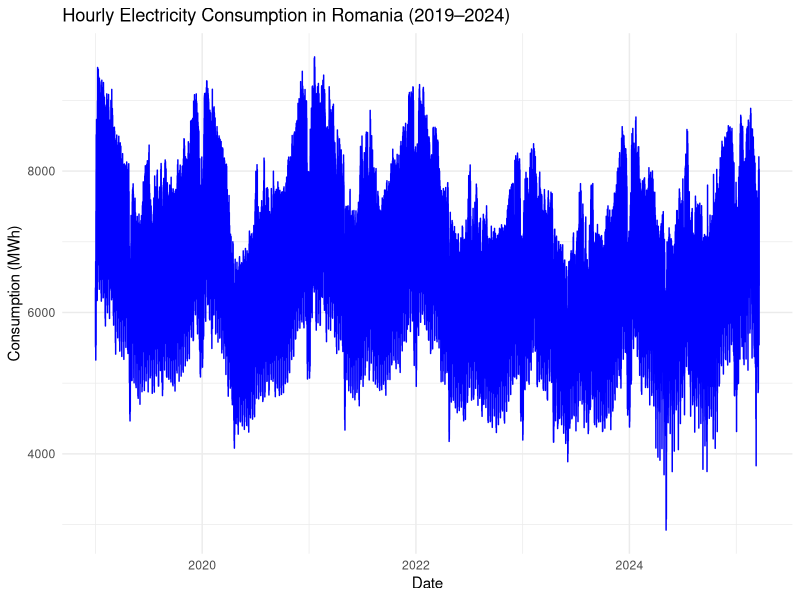
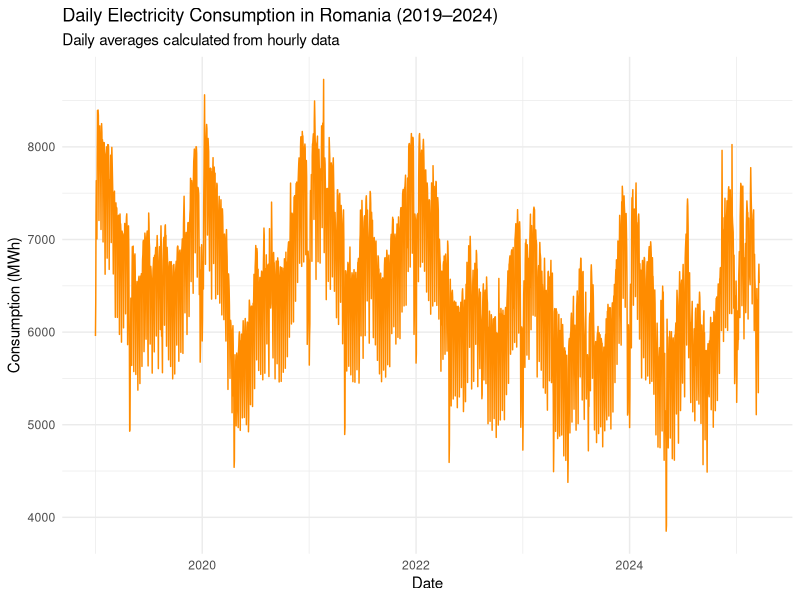
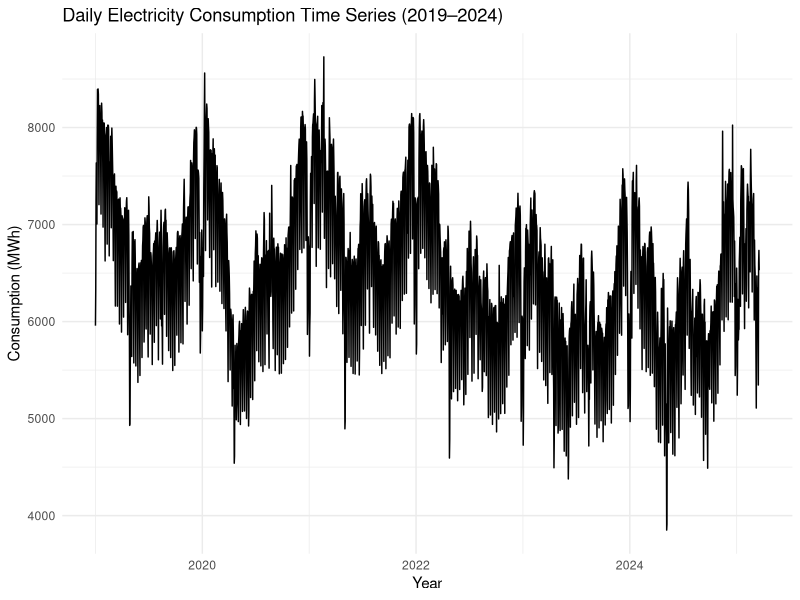
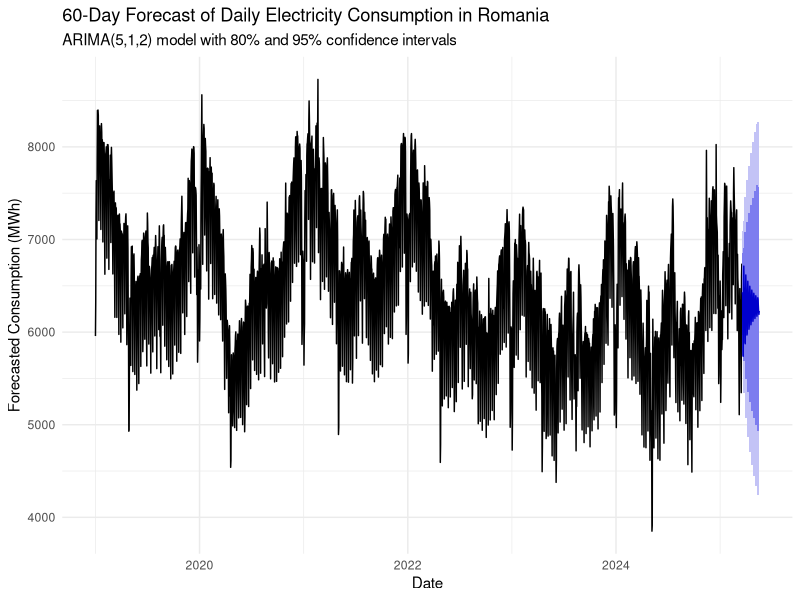
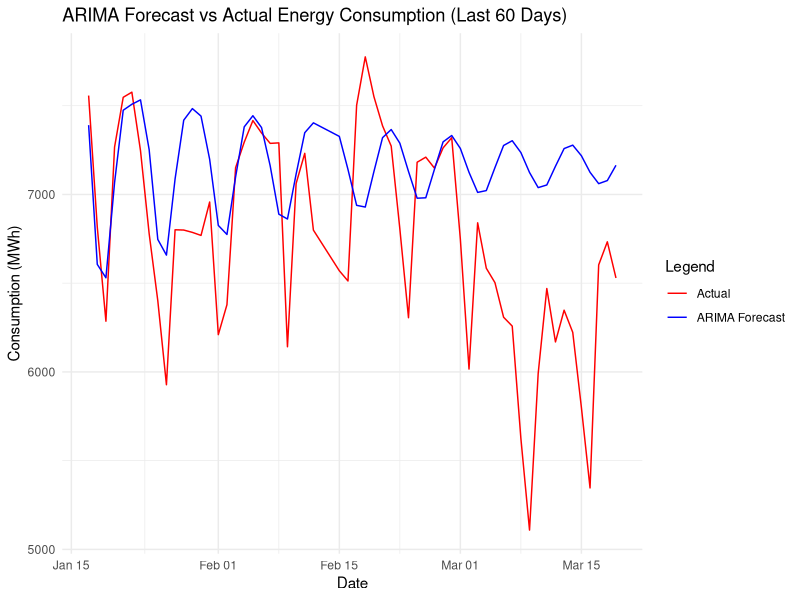
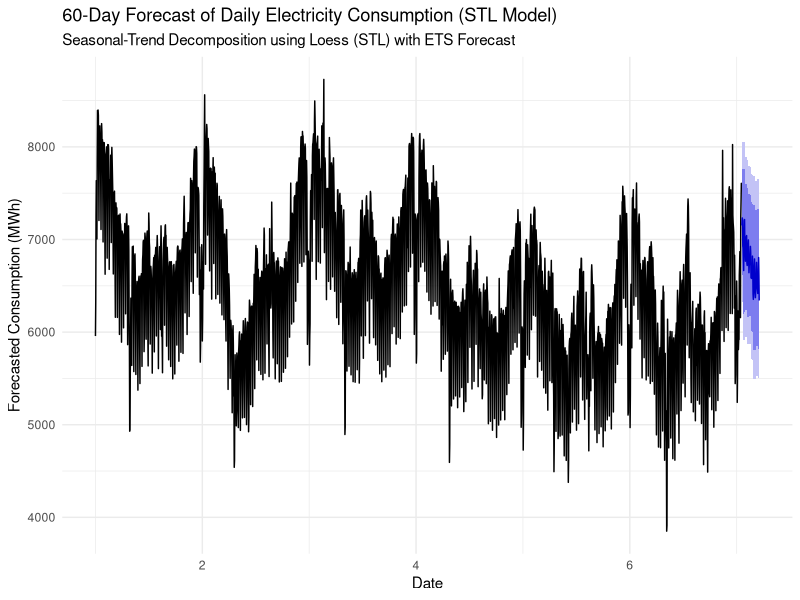
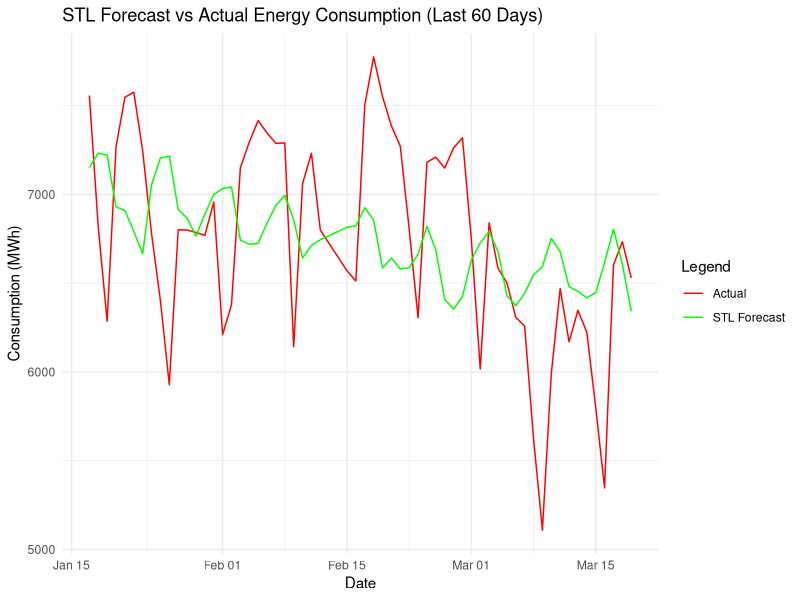

Source code (R) for these figures, in order:
## ---- chunk 1
# Load necessary packages
library(tidyverse)
library(lubridate)
library(forecast)
library(tseries)
library(readr)
library(ggplot2)
## ---- chunk 2
#Let's load the dataset
energy_cons <- read.csv("energy_consumption_and_production_of_romania.csv")

#Checking if we loaded the dataset correctly
head(energy_cons)

#Let's review our data
glimpse(energy_cons)

#Checking if there's any null value
sum(is.na(energy_cons$Consumption)) #No null value in the "Consumption" data.
## ---- chunk 3
energy_cons <- energy_cons %>%
  mutate(DateTime = dmy_hm(DateTime)) %>%  # convert to date-time format (dd/mm/yyyy hh:mm)
  arrange(DateTime)                        # ensure data is in chronological order
## ---- chunk 4
ggplot(energy_cons, aes(x = DateTime, y = Consumption)) +
  geom_line(color = "blue") +
  labs(
    title = "Hourly Electricity Consumption in Romania (2019–2024)",
    x = "Date",
    y = "Consumption (MWh)"
  ) +
  theme_minimal()
## ---- chunk 5
#We can transform hourly observations into daily averages to smooth out high-frequency fluctuations and make seasonal and long-term patterns clearer.

daily_cons_data <- energy_cons %>%
  mutate(Date = as.Date(DateTime)) %>%           #remove hours/minutes
  group_by(Date) %>%
  summarise(
    Consumption   = mean(Consumption, na.rm = TRUE),
    Production    = mean(Production, na.rm = TRUE),
    Wind          = mean(Wind, na.rm = TRUE),
    Solar         = mean(Solar, na.rm = TRUE),
    Hydroelectric = mean(Hydroelectric, na.rm = TRUE)
  )

#Let's inspect the new daily data set and ensure there is one observation per day.
glimpse(daily_cons_data)
head(daily_cons_data)
nrow(daily_cons_data)

#Visualize the daily electricity consumption

ggplot(daily_cons_data, aes(x = Date, y = Consumption)) +
  geom_line(color = "darkorange") +
  labs(
    title = "Daily Electricity Consumption in Romania (2019–2024)",
    subtitle = "Daily averages calculated from hourly data",
    x = "Date",
    y = "Consumption (MWh)"
  ) +
  theme_minimal()
## ---- chunk 6
#Let's convert daily data into a time series object
#We specify the start year (2019) and the frequency (365 for daily data).
cons_ts <- ts(daily_cons_data$Consumption, start = c(2019, 1), frequency = 365)
## ---- chunk 7
#This helps confirm the data structure before modeling.
autoplot(cons_ts) +
  labs(
    title = "Daily Electricity Consumption Time Series (2019–2024)",
    x = "Year",
    y = "Consumption (MWh)"
  ) +
  theme_minimal()

## ---- chunk 8
#The Autoregressive Integrated Moving Average (ARIMA) model is one of the most widely used statistical techniques for forecasting time series data.

#ARIMA automatically selects the best parameters to capture trend and autocorrelation in the data. 

fit_arima <- auto.arima(cons_ts)

#Display model summary to see parameters (p, d, q) and performance metrics.
summary(fit_arima)
## ---- chunk 9
#Forecast the next 60 days
forecast_60_arima <- forecast(fit_arima, h = 60)

#Plot the 60-day forecast
autoplot(forecast_60_arima) +
  labs(
    title = "60-Day Forecast of Daily Electricity Consumption in Romania",
    subtitle = "ARIMA(5,1,2) model with 80% and 95% confidence intervals",
    x = "Date",
    y = "Forecasted Consumption (MWh)"
  ) +
  theme_minimal()
## ---- chunk 10
#Split data into training and test sets (60 days) ----
# Use all but the last 60 days for training, and the final 60 days for testing.
train <- head(daily_cons_data$Consumption, -60)
test  <- tail(daily_cons_data$Consumption, 60)

#Convert to time series
train_ts <- ts(train, frequency = 365)

#Fit ARIMA model on the training data
fit_train_arima <- auto.arima(train_ts)

#Forecast the next 60 days (test period) ----
forecast_test_arima <- forecast(fit_train_arima, h = 60)

#Evaluate model accuracy
#Compare forecasted vs. actual test values
accuracy_results_arima_60 <- accuracy(forecast_test_arima$mean, test)
accuracy_results_arima_60

#Visualize Actual vs Forecast
#Plot the last 60 days of real data against ARIMA predictions
forecast_df_60 <- data.frame(
  Date = tail(daily_cons_data$Date, 60),
  Actual = test,
  Forecast = as.numeric(forecast_test_arima$mean)
)

ggplot(forecast_df_60, aes(x = Date)) +
  geom_line(aes(y = Actual, color = "Actual")) +
  geom_line(aes(y = Forecast, color = "ARIMA Forecast")) +
  labs(
    title = "ARIMA Forecast vs Actual Energy Consumption (Last 60 Days)",
    x = "Date",
    y = "Consumption (MWh)",
    color = "Legend"
  ) +
  scale_color_manual(values = c("Actual" = "red", "ARIMA Forecast" = "blue")) +
  theme_minimal()
## ---- chunk 11
#Create the time series object
#Using daily consumption data with yearly frequency (365 observations per year)
cons_ts <- ts(daily_cons_data$Consumption, start = c(2019, 1), frequency = 365)

#Split data into training and test sets (60 days)
train <- head(daily_cons_data$Consumption, -60)
test  <- tail(daily_cons_data$Consumption, 60)
train_ts <- ts(train, frequency = 365)

#Fit the STL model and forecast
#stlf() function automatically decomposes the series into seasonal, trend, and remainder components and fits an ETS model on the seasonally adjusted data.
fit_train_stl <- stlf(train_ts, h = 60)

#Evaluate STL model accuracy
accuracy_results_stl <- accuracy(fit_train_stl$mean, test)
accuracy_results_stl

#Compare STL and ARIMA performance
accuracy_comparison <- rbind(
  ARIMA = accuracy_results_arima_60[1, c("RMSE", "MAE", "MAPE")],
  STL   = accuracy_results_stl[1, c("RMSE", "MAE", "MAPE")]
)
accuracy_comparison

#Plot the STL forecast
autoplot(fit_train_stl) +
  labs(
    title = "60-Day Forecast of Daily Electricity Consumption (STL Model)",
    subtitle = "Seasonal-Trend Decomposition using Loess (STL) with ETS Forecast",
    x = "Date",
    y = "Forecasted Consumption (MWh)"
  ) +
  theme_minimal()

#Visual comparison: Actual vs STL forecast
forecast_df_stl <- data.frame(
  Date = tail(daily_cons_data$Date, 60),
  Actual = test,
  Forecast = as.numeric(fit_train_stl$mean)
)

ggplot(forecast_df_stl, aes(x = Date)) +
  geom_line(aes(y = Actual, color = "Actual")) +
  geom_line(aes(y = Forecast, color = "STL Forecast")) +
  labs(
    title = "STL Forecast vs Actual Energy Consumption (Last 60 Days)",
    x = "Date",
    y = "Consumption (MWh)",
    color = "Legend"
  ) +
  scale_color_manual(values = c("Actual" = "red", "STL Forecast" = "green")) +
  theme_minimal()

